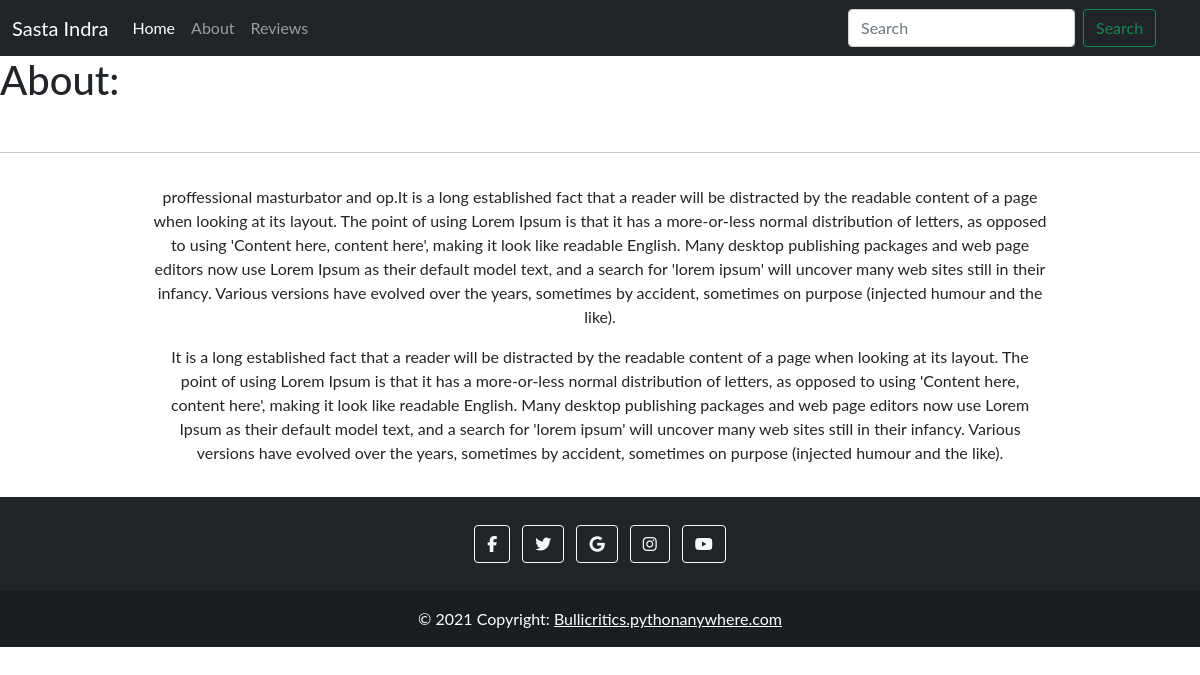
The page /about/ on the database its author committed.
### review/models.py (models this page shows)
class Profile(models.Model):
    dpwebsite= models.TextField(max_length=20,blank=True,null=True)
    dpimage=models.ImageField(upload_to='images',blank=True,null=True)
    dpdescription=models.TextField(max_length=200)
    dpabout=models.TextField(max_length=20000,blank=True,null=True)
    dpyoutube=models.URLField(blank=True,null=True)
    dpinstagram=models.URLField(blank=True,null=True)
    dpyfacebook=models.URLField(blank=True,null=True)
    dptwitter=models.URLField(blank=True,null=True)
    dpgoogle=models.URLField(blank=True,null=True)

### review/views.py (the view)
# urls.py: path('about/',views.about,name="about"),
def about(request):
    profile=Profile.objects.all()[0]
    context={'profile':profile}
    return render(request,"port/about.html",context)

### review/templates/port/about.html
{% extends 'port/base.html' %}
{% load static %}
{% block content %}
    <h1>About:</h1><br><hr>
    <div class="row justify-content-center mb-3">
        <div class="col-md-9 text-center">
          <p class="lh-lg">{{ profile.dpabout| safe }} </p>
        </div>
      </div>
{% endblock content %}

### review/templates/port/base.html (shortened to what this page needs)
{% load static %}
<!DOCTYPE html>
<html lang="en">
<head>
    <link href="https://cdn.jsdelivr.net/npm/bootstrap@5.0.0-beta2/dist/css/bootstrap.min.css" rel="stylesheet">
    <link rel="stylesheet" href="{% static 'css/main.css' %}">
</head>
<body>
    <nav class="navbar navbar-expand-lg navbar-dark bg-dark">
        <div class="container-fluid">
          <a class="navbar-brand" href="{% url 'home' %}">
            <span>{{ profile.dpwebsite }}</span>
          </a>
          <div class="collapse navbar-collapse text-center" id="navbarNav">
            <ul class="navbar-nav ml-auto">
                <a class="nav-link active" aria-current="page" href="{% url 'home' %}">Home</a>
              <li class="nav-item">
                <a class="nav-link" href="{% url 'about' %}">About</a>
              </li>
              <li class="nav-item">
                <a class="nav-link" href="{% url 'review' %}">Reviews</a>
              </li>
            </ul>
            <form style="padding-left: 50%;" class="d-flex" method="get" action="/search">
              <input class="form-control me-2" type="search" placeholder="Search" aria-label="Search" name="query" id="query">
              <button class="btn btn-outline-success" type="submit">Search</button>
            </form>
          </div>
        </div>
      </nav>
      {% block content %}
      {% endblock content %}
          <footer class="bg-dark text-center text-white">
            <div class="container p-4 pb-0">
              <section class="mb-4">
                <a class="btn btn-outline-light btn-floating m-1" href="{{ profile.dpfacebook }}" role="button"
                   ><i class="fab fa-facebook-f"></i
                  ></a>
                <a class="btn btn-outline-light btn-floating m-1" href="{{ profile.dptwitter }}" role="button"
                   ><i class="fab fa-twitter"></i
                  ></a>
                <a class="btn btn-outline-light btn-floating m-1" href="{{ profile.dpgoogle }}" role="button"
                   ><i class="fab fa-google"></i
                  ></a>
                <a class="btn btn-outline-light btn-floating m-1" href="{{ profile.dpinstagram }}" role="button"
                   ><i class="fab fa-instagram"></i
                  ></a>
                <a class="btn btn-outline-light btn-floating m-1" href="{{ profile.dpyoutube }}" role="button"
                   ><i class="fab fa-youtube"></i
                  ></a>
              </section>
            </div>
            <div class="text-center p-3" style="background-color: rgba(0, 0, 0, 0.2);">
              © 2021 Copyright:
              <a class="text-white" href="{% url 'home' %}">Bullicritics.pythonanywhere.com</a>
            </div>
          </footer>
</body>
</html>

### review/static/css/main.css (style rules this page uses)
body { font-family: 'Lato', sans-serif; }

### rows shown on the page
Profile: dpwebsite "Sasta Indra", dpabout "proffessional masturbator and op.It is a long established fact that a reader will be distracted by the readable content of a page when looking at its layout. The point of using Lorem Ipsum is that it has a more-or-less normal distribution of letters, as opposed to using 'Content here, content here', making it look like readable English. Many desktop publishing packages and web page editors now use Lorem Ipsum as their default model text, and a search for 'lorem ipsum' will uncover many web sites still in their infancy. Various versions have evolved over the years, sometimes by accident, sometimes on purpose (injected humour and the like). It is a long established fact that a reader will be…"
